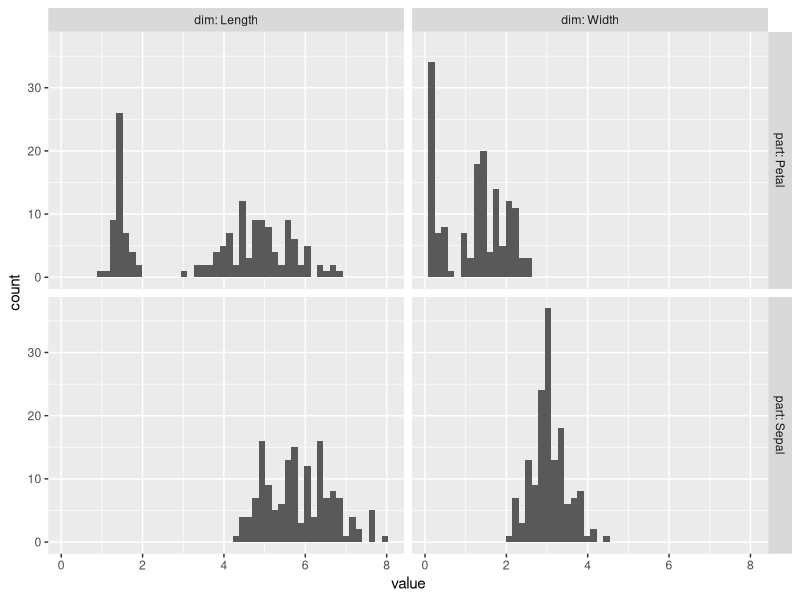

Recreate this plot in R.
## ---- chunk 1
library(data.table)
(iris.wide <- data.table(iris))
## ---- chunk 2
(two.iris.wide <- iris.wide[c(1,.N)])
## ---- chunk 3
melt(two.iris.wide, measure.vars=measure(part, dim, sep="."))
## ---- chunk 4
(iris.tall <- melt(iris.wide, measure.vars=measure(part, dim, sep=".")))
library(ggplot2)
ggplot()+
  geom_histogram(aes(
    value),
    bins=50,
    data=iris.tall)+
  facet_grid(part ~ dim, labeller=label_both)
## ---- chunk 5
sessionInfo()
